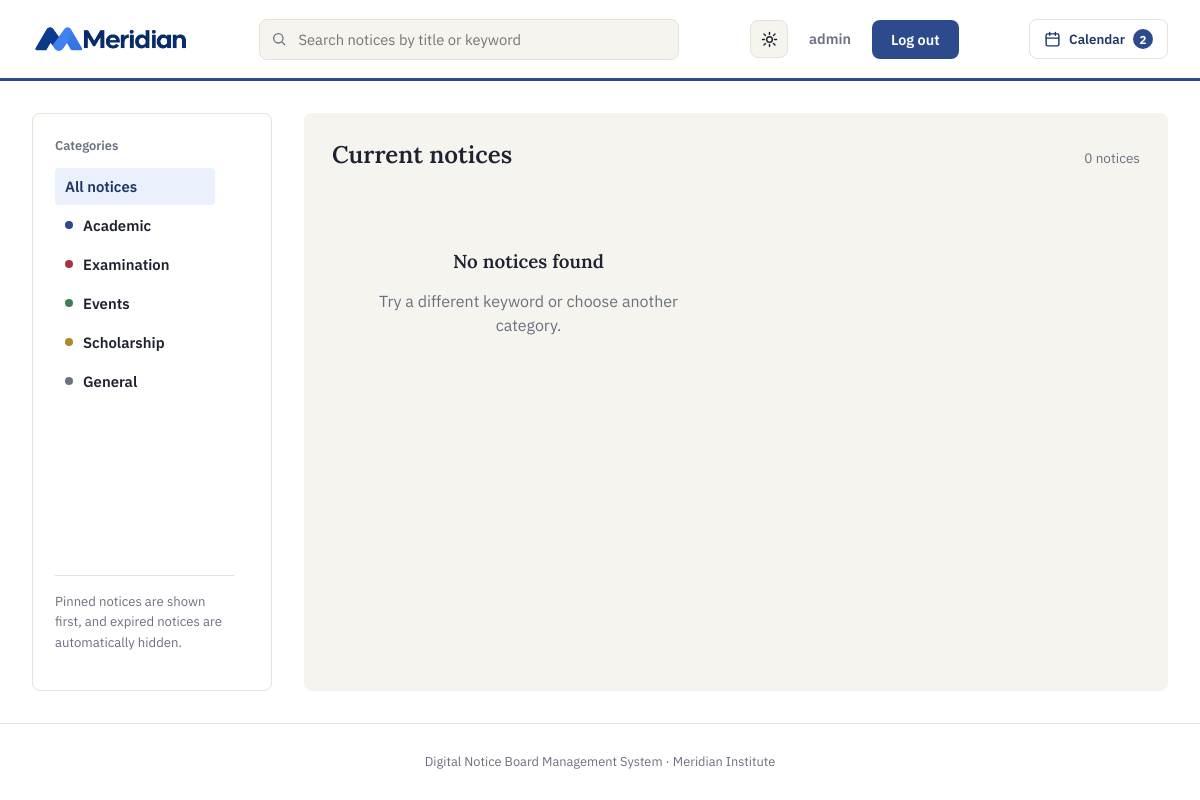
The page / (signed in) on the database its author committed.
### tables this page shows
CREATE TABLE categories (
  category_id INT AUTO_INCREMENT PRIMARY KEY,
  slug        VARCHAR(40) NOT NULL UNIQUE,
  name        VARCHAR(60) NOT NULL,
  is_hidden   TINYINT(1) NOT NULL DEFAULT 0
);

### config.php (called while the page is built, shortened)
<?php
function e($value)
{
    return htmlspecialchars((string)$value, ENT_QUOTES, 'UTF-8');
}
function get_visible_categories(PDO $pdo)
{
    static $cache = null;
    if ($cache === null) {
        $cache = $pdo->query('SELECT * FROM categories WHERE is_hidden = 0 ORDER BY category_id')->fetchAll();
    }
    return $cache;
}

### index.php (the view, shortened to what this page needs)
<?php
require_once __DIR__ . '/config.php';
$today = date('Y-m-d');
$categoryRows = get_visible_categories($pdo);
$stmt = $pdo->prepare(
    "SELECT n.notice_id, n.title, n.description, n.publish_date, n.expiry_date, n.is_pinned,
            c.slug AS category_slug, c.name AS category_name,
            a.attachment_id, a.file_name AS attachment_name
       FROM notices n
       JOIN categories c ON c.category_id = n.category_id
  LEFT JOIN attachments a ON a.notice_id = n.notice_id
      WHERE n.status = 'published'
        AND c.is_hidden = 0
        AND n.publish_date <= :publish_today
        AND n.expiry_date >= :expiry_today
   ORDER BY n.is_pinned DESC, n.publish_date DESC, n.notice_id DESC"
);
$stmt->execute([
    ':publish_today' => $today,
    ':expiry_today' => $today,
]);
$notices = $stmt->fetchAll();
$calendarStmt = $pdo->prepare(
    'SELECT * FROM calendar_notes
      WHERE is_visible = 1
   ORDER BY (note_date < ?) ASC, note_date ASC, calendar_note_id DESC
      LIMIT 100'
);
$calendarStmt->execute([$today]);
$calendarNotes = $calendarStmt->fetchAll();
?>
<!DOCTYPE html>
<html lang="en">
<head>
<link rel="stylesheet" href="style.css">
</head>
<body class="board-page">
<header class="site-header">
  <div class="header-row header-row-top">
    <a href="index.php" class="brand">
      <img src="images/Logo.png" alt="Meridian Notice Board" class="brand-logo">
    </a>
    <div class="header-actions">
      <button type="button" class="theme-toggle" id="themeToggle" aria-label="Switch to dark mode" aria-pressed="false">
      </button>
      <span class="btn btn-text"><?= e($_SESSION['full_name'] ?? $_SESSION['username'] ?? 'User') ?></span>
      <form method="post" action="logout.php" class="header-logout-form">
        <button type="submit" class="btn btn-primary">Log out</button>
      </form>
    </div>
  </div>
  <div class="header-row header-row-bottom">
    <div class="header-search">
      <input type="search" id="searchInput" placeholder="Search notices by title or keyword" aria-label="Search notices">
    </div>
    <div class="board-calendar" aria-label="Calendar notes">
      <button type="button" class="calendar-trigger" id="calendarTrigger" aria-expanded="false" aria-controls="calendarPanel">
        <svg viewBox="0 0 24 24" fill="none" stroke="currentColor" stroke-width="2" stroke-linecap="round" stroke-linejoin="round"><rect x="3" y="4" width="18" height="17" rx="2"/><line x1="8" y1="2" x2="8" y2="6"/><line x1="16" y1="2" x2="16" y2="6"/><line x1="3" y1="10" x2="21" y2="10"/></svg>
        <span>Calendar</span>
        <?php if ($calendarNotes): ?><strong><?= count($calendarNotes) ?></strong><?php endif; ?>
      </button>
    </div>
  </div>
</header>
<div class="board-layout">
  <aside class="sidebar" id="sidebar">
    <h2>Categories</h2>
    <ul class="category-list">
      <li><button type="button" class="active" data-category="all">All notices</button></li>
      <?php foreach ($categoryRows as $category): ?>
      <li>
        <button type="button" data-category="<?= e($category['slug']) ?>">
          <span class="dot dot-<?= e($category['slug']) ?>"></span><?= e($category['name']) ?>
        </button>
      </li>
      <?php endforeach; ?>
    </ul>
    <p class="sidebar-note">Pinned notices are shown first, and expired notices are automatically hidden.</p>
  </aside>
  <main class="board">
    <div class="board-heading">
      <h1 id="boardHeading">Current notices</h1>
      <span class="board-count" id="boardCount"></span>
    </div>
    <div class="notice-grid" id="noticeGrid">
      <div class="empty-state <?= $notices ? 'is-hidden' : '' ?>" id="emptyState">
        <h3>No notices found</h3>
        <p>Try a different keyword or choose another category.</p>
      </div>
    </div>
  </main>
</div>
<footer class="site-footer">
  Digital Notice Board Management System &middot; Meridian Institute
</footer>
</body>
</html>

### rows shown on the page
categories: name "Academic"
categories: name "Examination"
categories: name "Events"
categories: name "Scholarship"
categories: name "General"

### other values the page prints
$_SESSION['full_name'] "admin"
count($calendarNotes) "2"
